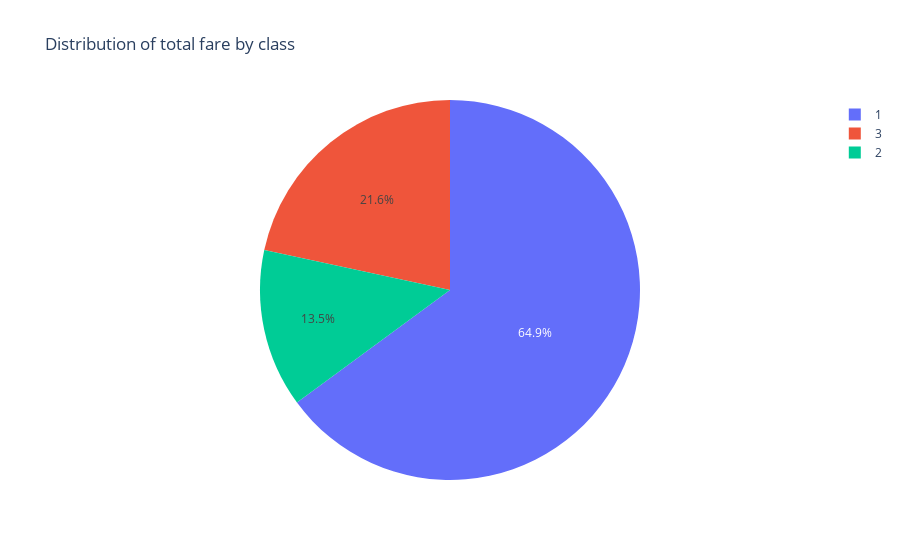

Notebook code for this chart:
### Markdown cell above
### 4.6 Pie chart

### Code cell
def pie_chart(dataframe: pd.DataFrame):
    fare_by_class = dataframe.groupby('Pclass', observed=True)['Fare'].sum().reset_index()
    graph = px.pie(fare_by_class, names='Pclass', values='Fare',
                labels={'Pclass':'Passenger class', 'Fare': 'Total fare'},
                title='Distribution of total fare by class')
    graph.show()

pie_chart(dataframe)

### Figure 1 — Plotly figure (JSON) as saved in the notebook; plotly's stock layout.template omitted (floating-point values rounded to 4 significant figures)
{"data": [{"domain": {"x": [0, 1], "y": [0, 1]}, "hovertemplate": "Passenger class=%{label}<br>Total fare=%{value}<extra></extra>", "labels": [1, 2, 3], "legendgroup": "", "name": "", "showlegend": true, "type": "pie", "values": [28270.0, 5867.0, 9418.0]}], "layout": {"legend": {"tracegroupgap": 0}, "title": {"text": "Distribution of total fare by class"}}}
